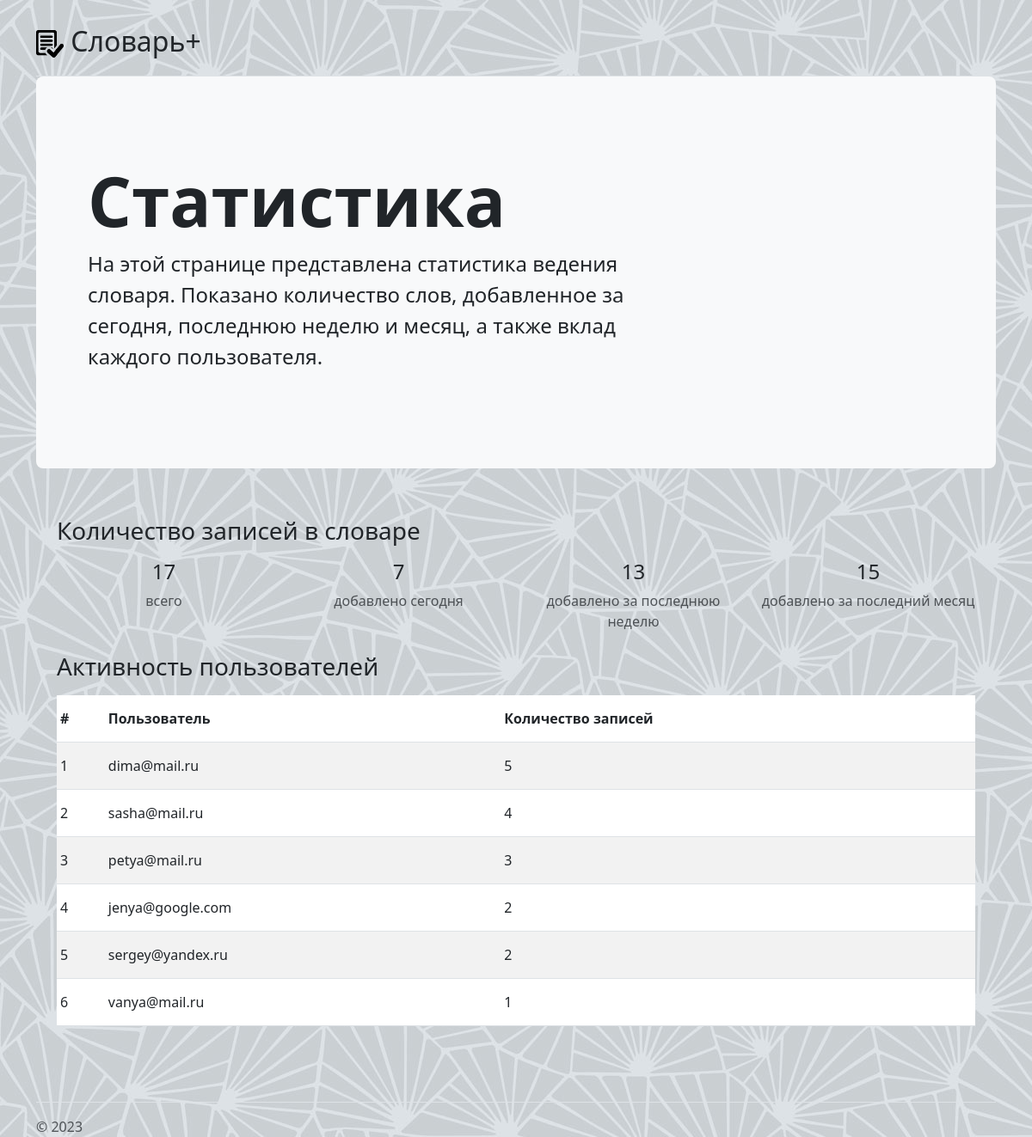
Screenshot of /stats with the database file from the repository.
### dbconnect/models.py (models this page shows)
class Dictionary(models.Model):
    word_id = models.AutoField(primary_key=True)
    word = models.TextField()
    translation = models.TextField()
    added_date = models.TextField()
    added_email = models.TextField()
    class Meta:
        managed = False
        db_table = 'dictionary'

### dictionary/views.py (the view)
# urls.py: path('stats', views.show_stats)
def show_stats(request):
    stats = utils.get_words_stats()
    return render(request, "show_stats_page.html", stats)

### templates/show_stats_page.html
{% extends "base_page.html" %}
{% block page-title %}
Статистика
{% endblock %}
{% block page-lead %}
На этой странице представлена статистика ведения словаря.
Показано количество слов, добавленное за сегодня, последнюю неделю и месяц,
а также вклад каждого пользователя.
{% endblock %}
{% block content %}
<div class="container px-4 py-5" id="stats">
    <div>
        <h3 class="py-2">Количество записей в словаре</h3>
    </div>
    <div class="row text-center">
        <div class="col-md-3">
            <h4>{{ words_all }}</h4>
            <p class="text-muted">всего</p>
        </div>
        <div class="col-md-3">
            <h4>{{ words_day }}</h4>
            <p class="text-muted">добавлено сегодня</p>
        </div>
        <div class="col-md-3">
            <h4>{{ words_week }}</h4>
            <p class="text-muted">добавлено за последнюю неделю</p>
        </div>
        <div class="col-md-3">
            <h4>{{ words_month }}</h4>
            <p class="text-muted">добавлено за последний месяц</p>
        </div>
    </div>
    <div>
        <h3 class="py-2">Активность пользователей</h3>
    </div>
    <div class="table-responsive">
        <table class="table table-striped table-sm" bgcolor="white">
            <thead>
                <tr>
                    <th scope="col" class="py-3">#</th>
                    <th scope="col" class="py-3">Пользователь</th>
                    <th scope="col" class="py-3">Количество записей</th>
                </tr>
            </thead>
            <tbody>
                {% for cnt, user, activity in users_activity %}
                <tr>
                    <td class="py-3">{{ cnt }}</td>
                    <td class="py-3">{{ user }}</td>
                    <td class="py-3">{{ activity }}</td>
                </tr>
                {% endfor %}
            </tbody>
        </table>
    </div>
</div>
{% endblock %}

### rows the page displays
Dictionary: users_activity "dima@mail.ru"
Dictionary: users_activity "sasha@mail.ru"
Dictionary: users_activity "petya@mail.ru"
Dictionary: users_activity "jenya@google.com"
Dictionary: users_activity "sergey@yandex.ru"
Dictionary: users_activity "vanya@mail.ru"

### other values shown
{{ words_all }} "17"
{{ words_day }} "7"
{{ words_week }} "13"
{{ words_month }} "15"
{{ cnt }} "1" "2" "3" "4" "5" "6"
{{ activity }} "5" "4" "3" "2" "2" "1"
